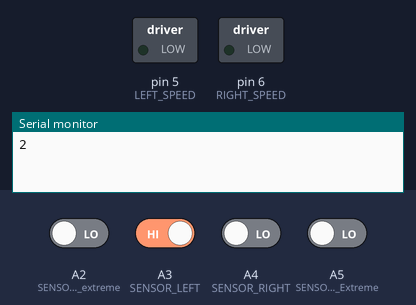
Simulated run of this sketch. Board: Arduino Uno, built with avr-gcc and run on an emulated ATmega328P. Parts: switched loads named in the sketch (green lamp = pin HIGH), the last lines printed to the serial monitor. Inputs (shaded band) come from the test bench; at power-on: A3 (SENSOR_LEFT) HIGH, A2 (SENSOR_LEFT_extreme), A4 (SENSOR_RIGHT), A5 (SENSOR_RIGHT_Extreme) LOW.

Above: at 0.1 s.
At 1.9 s:
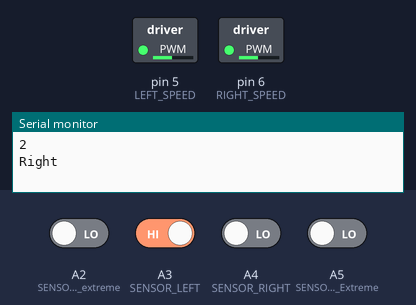
2.0 s: A3 (SENSOR_LEFT) driven LOW
At 3.2 s:
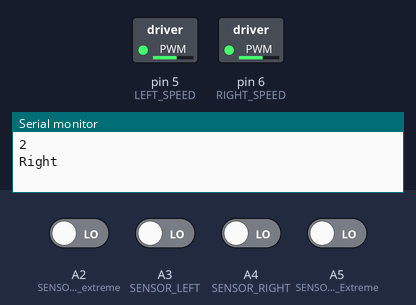
3.5 s: A5 (SENSOR_RIGHT_Extreme) driven HIGH
Timing chart, 0 to 3.6 s (numbered marks = the images above; inputs shaded):
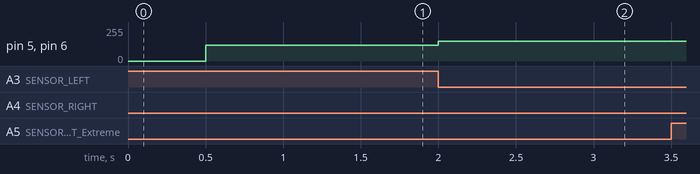

Measured:
- after the input at 2.0 s, pin 5 (LEFT_SPEED), pin 6 (RIGHT_SPEED): 120/255 → 150/255 at once

The sketch:

dijkistra_final.ino
```cpp
#include <Arduino.h>
  int leftSensor ;
  int rightSensorExtreme;
  int leftSensorExtreme ;
  int rightSensor  ;

const int LEFT_SPEED  = 5;   // PWM pin for left motor speed
const int LEFT_FWD    = 4;   // Left motor forward
const int LEFT_REV    = 2;   // Left motor reverse
 int correctoncoef = 120;
// Right Motor
const int RIGHT_SPEED = 6;   // PWM pin for right motor speed
const int RIGHT_REV   = 7;   // Right motor reverse
const int RIGHT_FWD   = 3;   // Right motor forward

// ----- IR Sensor Pin Definitions -----
// Sensors assume a digital output: 0 indicates the sensor detects the line.
const int SENSOR_RIGHT_Extreme = A5;
const int SENSOR_RIGHT = A4;


const int SENSOR_LEFT  = A3;
const int SENSOR_LEFT_extreme  = A2;


// Warehouse node definitions
const int numNodes = 11;
const char nodeNames[numNodes] = {'A', 'B', 'C', 'D', 'E', 'F', 'G', 'H', 'I', 'J', 'K'};
int D = 0;
int i;

// Adjacency matrix (distances in cm)
float graph[numNodes][numNodes] = {
    {   0,  67.5,    -1,    -1,   -1,   -1,   -1,  120,   -1,   -1,   -1}, // A
    {67.5,     0,  52.5,    -1,   50,   -1,   -1,   -1,   -1,   -1,   -1}, // B
    {  -1,  52.5,     0,    -1,   -1,   -1,   60,   -1,   -1,   -1,   -1}, // C
    {  -1,    -1,    -1,     0, 22.5,   -1,   -1,   -1,   70,   -1,   -1}, // D
    {  -1,    50,    -1,  22.5,    0, 22.5,   -1,   -1,   -1,   -1,   -1}, // E
    {  -1,    -1,    -1,    -1, 22.5,    0,   -1,   -1,   -1,   70,   -1},  // F
    {  -1,    -1,    60,    -1,   -1,   -1,    0,   -1,   -1,   -1,   60}, // G
    { 120,    -1,    -1,    -1,   -1,   -1,   -1,    0,   45,   -1,   -1}, // H
    {  -1,    -1,    -1,    70,   -1,   -1,   -1,   45,    0,   45,   -1}, // I
    {  -1,    -1,    -1,    -1,   -1,   70,   -1,   -1,   45,    0,   30}, // J
    {  -1,    -1,    -1,    -1,   -1,   -1,   60,   -1,   -1,   30,    0}  // K
};

// Stores the path as indices (0-5)
int path[numNodes];
int pathLength = 0;
float totalDistance = 0;

const int Rel[numNodes][numNodes] = {
    {  -1,     1,    -1,    -1,   -1,   -1,   -1,    2,   -1,   -1,   -1}, // A
    {   3,    -1,     1,    -1,    2,   -1,   -1,   -1,   -1,   -1,   -1}, // B
    {  -1,     3,    -1,    -1,   -1,   -1,    2,   -1,   -1,   -1,   -1}, // C
    {  -1,    -1,    -1,    -1,    1,   -1,   -1,   -1,    2,   -1,   -1}, // D
    {  -1,     0,    -1,     3,   -1,    1,   -1,   -1,   -1,   -1,   -1}, // E
    {  -1,    -1,    -1,    -1,    3,   -1,   -1,   -1,   -1,    2,   -1},  // F
    {  -1,    -1,     0,    -1,   -1,   -1,   -1,   -1,   -1,   -1,    2}, // G
    {   0,    -1,    -1,    -1,   -1,   -1,   -1,   -1,    1,   -1,   -1}, // H
    {  -1,    -1,    -1,     0,   -1,   -1,   -1,    3,   -1,    1,   -1}, // I
    {  -1,    -1,    -1,    -1,   -1,    0,   -1,   -1,    3,   -1,    1}, // J
    {  -1,    -1,    -1,    -1,   -1,   -1,    0,   -1,   -1,    3,   -1}  // K
};

void dijkstra(int start, int target) {
  float distances[numNodes];
  int previous[numNodes];
  bool visited[numNodes] = {false};

  // Initialize distances and previous arrays
  for (int i = 0; i < numNodes; i++) {
    distances[i] = INFINITY;
    previous[i] = -1;
  }
  distances[start] = 0;

  // Main Dijkstra algorithm loop
  for (int i = 0; i < numNodes; i++) {
    int current = -1;
    float minDist = INFINITY;
    for (int j = 0; j < numNodes; j++) {
      if (!visited[j] && distances[j] < minDist) {
        minDist = distances[j];
        current = j;
      }
    }

    if (current == -1 || current == target) break;
    visited[current] = true;

    for (int j = 0; j < numNodes; j++) {
      if (graph[current][j] > 0 && !visited[j]) {
        float newDist = distances[current] + graph[current][j];
        if (newDist < distances[j]) {
          distances[j] = newDist;
          previous[j] = current;
        }
      }
    }
  }

  // Reconstruct the path (store in reverse order)
  pathLength = 0;
  int node = target;
  while (node != -1 && pathLength < numNodes) {
    path[pathLength++] = node;
    node = previous[node];
  }

  // Reverse the path array to get start -> target order
  for (int i = 0; i < pathLength / 2; i++) {
    int temp = path[i];
    path[i] = path[pathLength - 1 - i];
    path[pathLength - 1 - i] = temp;
  }

  totalDistance = distances[target];
}

void decision() {
  // Main control loop that executes the motion functions based on relative direction
  D = 1;
  for (i = 0; i < pathLength - 1; i++) {
    // Get the relative direction between consecutive nodes
    int r = Rel[path[i]][path[i + 1]];
    Serial.println(r);
    // Decide action based on the difference r - D
    switch (r - D) {
      case 0: // Forward
        Forward();
        break;

      case 1:
      case -3: // Right turn then move forward
        D = r;
        Right();
        Forward();
        break;

      case 2:
      case -2: // U-turn then move forward
        D = r;
        Uturn();
        Forward();
        break;

      case 3:
      case -1: // Left turn then move forward
        D = r;
        Left();
        Forward();
        break;
    }
  }
  // Print success message after completing the path
  Serial.println("Path achieved successfully");
}

void Forward() {
  // Implement forward movement
 goForward();
 Serial.println("forward");
}

void Right() {
  // Implement right turn
 turnRight();
 Serial.println("Right");
}

void Left() {
  // Implement left turn
 turnLeft();
 Serial.println("left");
}

void Uturn() {
  // Implement U-turn
 UturnRot();
 Serial.println("u");
}
void setup() {
  Serial.begin(9600);

    // Read start node from Serial Monitor
    char startChar = 'A';


    char targetChar = 'I';


    // Convert node characters to their corresponding indices
    int start = startChar - 'A';
    int target = targetChar - 'A';


    // Compute the shortest path
    dijkstra(start, target);

    // Only execute the decision function to output the trajectory moves
    decision();
}

void goForward() {
   while(true){
      // Read sensor values.
  leftSensor   = digitalRead(SENSOR_LEFT);
  rightSensorExtreme = digitalRead(SENSOR_RIGHT_Extreme );
  leftSensorExtreme = digitalRead(SENSOR_LEFT_extreme );
  rightSensor  = digitalRead(SENSOR_RIGHT);


  if (leftSensor == 0  && rightSensor == 0) {
    goForwardCorrection();
  }
  else if (leftSensor == 1)   {
    turnLeftCorrection();
  }
  else if (rightSensor == 1)    {
    turnRightCorrection();
  }
 if (rightSensorExtreme == 1)   {
    turnRightCorrection();
  }
   if (leftSensorExtreme == 1)   {
    turnRightCorrection();
  }
  if (leftSensorExtreme == 1  && leftSensor == 1) {
 Serial.println("enter1");
 delay(150);
    stopMotors();
    delay(300);

    stopMotors();
    break;
  }
  if (rightSensorExtreme == 1  && rightSensor == 1) {
    Serial.println("enter2");
    stopMotors();
    delay(300);
    delay(200);
    stopMotors();
    break;
  }
}
Serial.println("exit1");
}

void goForwardCorrection() {
     analogWrite(LEFT_SPEED, 150);
  analogWrite(RIGHT_SPEED, 150);
  // Left motor: forward.
  digitalWrite(LEFT_FWD, HIGH);
  digitalWrite(LEFT_REV, LOW);

  // Right motor: forward.
  digitalWrite(RIGHT_FWD, HIGH);
  digitalWrite(RIGHT_REV, LOW);
}
// Turns the robot to the left.
void turnLeftCorrection() {
  // Left motor: continue forward.
  digitalWrite(LEFT_FWD, LOW);
  digitalWrite(LEFT_REV, HIGH);

  // Right motor: stop (or continue slow forward for sharper turn).
  digitalWrite(RIGHT_FWD, HIGH);
  digitalWrite(RIGHT_REV, LOW);

   analogWrite(LEFT_SPEED, correctoncoef);
  analogWrite(RIGHT_SPEED, correctoncoef);
}


// Turns the robot to the right.
void turnRightCorrection() {
 // Left motor: stop (or continue slow forward for sharper turn).
  digitalWrite(LEFT_FWD, HIGH);
  digitalWrite(LEFT_REV, LOW);

  // Right motor: forward.
  digitalWrite(RIGHT_FWD, LOW);
  digitalWrite(RIGHT_REV, HIGH);

    analogWrite(LEFT_SPEED, correctoncoef);
  analogWrite(RIGHT_SPEED, correctoncoef);
}

// Stops both motors.
void stopMotors() {
        analogWrite(LEFT_SPEED, 0);
  analogWrite(RIGHT_SPEED, 0);
  digitalWrite(LEFT_FWD, LOW);
  digitalWrite(LEFT_REV, LOW);
  digitalWrite(RIGHT_FWD, LOW);
  digitalWrite(RIGHT_REV, LOW);

}
void turnLeft() {
 delay(200);

  // Left motor: continue forward.

      analogWrite(LEFT_SPEED, 120);
  analogWrite(RIGHT_SPEED, 120);
  digitalWrite(LEFT_FWD, LOW);
  digitalWrite(LEFT_REV, HIGH);

  // Right motor: stop (or continue slow forward for sharper turn).
  digitalWrite(RIGHT_FWD, HIGH);
  digitalWrite(RIGHT_REV, LOW);
  delay(600);

  stopMotors() ;


}

void turnRight() {
  delay(500);

  // Left motor: continue forward.

      analogWrite(LEFT_SPEED, 120);
  analogWrite(RIGHT_SPEED, 120);
  digitalWrite(LEFT_FWD, HIGH);
  digitalWrite(LEFT_REV, LOW);

  // Right motor: stop (or continue slow forward for sharper turn).
  digitalWrite(RIGHT_FWD, LOW);
  digitalWrite(RIGHT_REV, HIGH);
    delay(600);

  stopMotors() ;


}

void UturnRot() {
 delay(500);

  // Left motor: continue forward.
  while(rightSensor == 0){
      analogWrite(LEFT_SPEED, 100);
  analogWrite(RIGHT_SPEED, 100);
  digitalWrite(LEFT_FWD, LOW);
  digitalWrite(LEFT_REV, HIGH);

  // Right motor: stop (or continue slow forward for sharper turn).
  digitalWrite(RIGHT_FWD, HIGH);
  digitalWrite(RIGHT_REV, LOW);
   rightSensor   = digitalRead(SENSOR_RIGHT);
  }
  stopMotors() ;
}

void loop() {


  }
```
